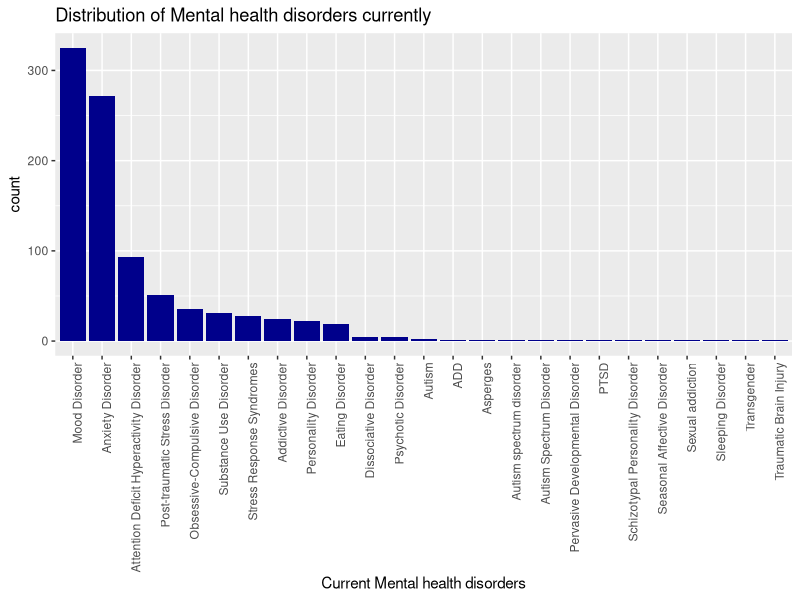
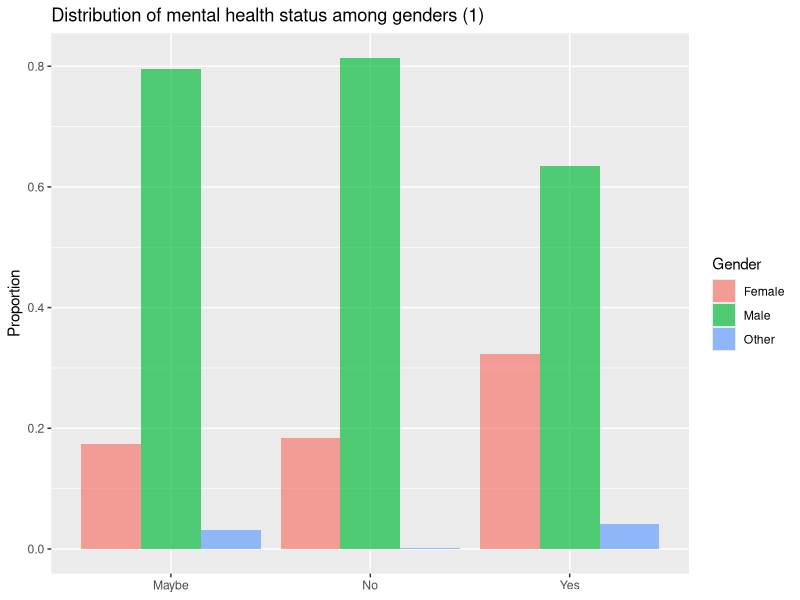
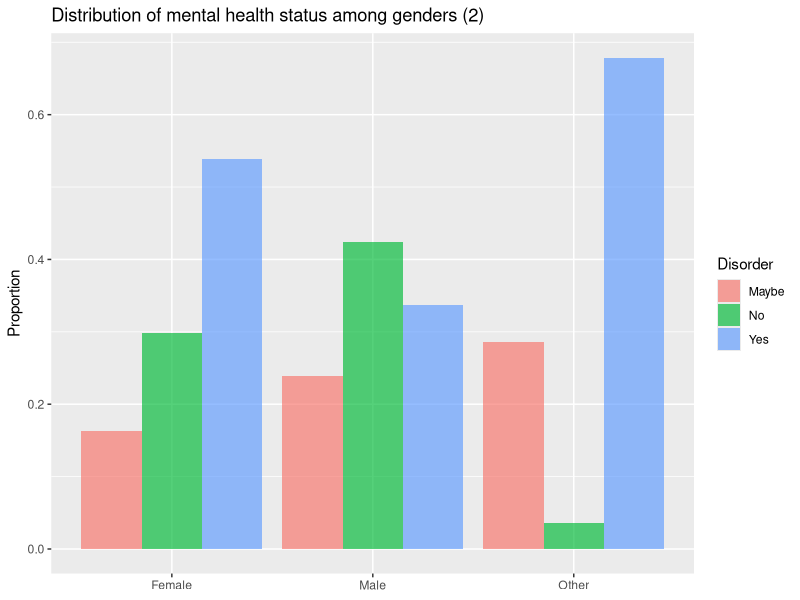
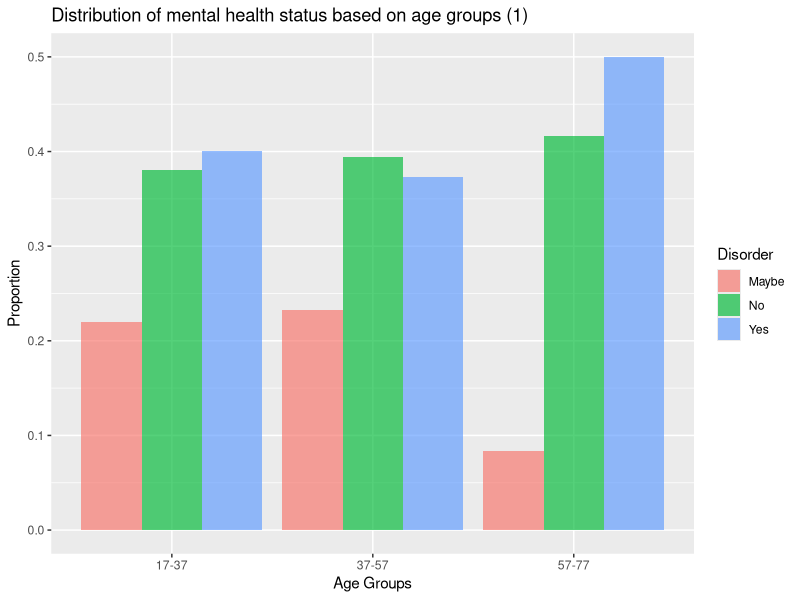
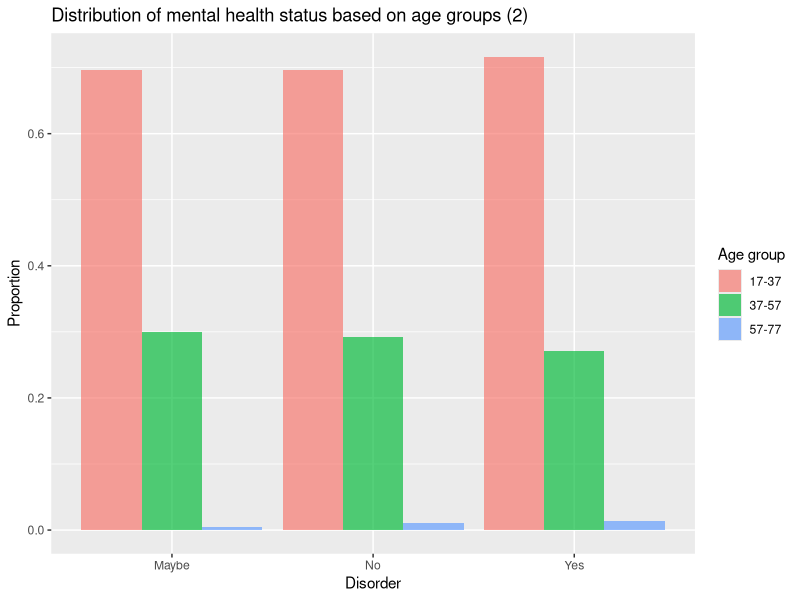
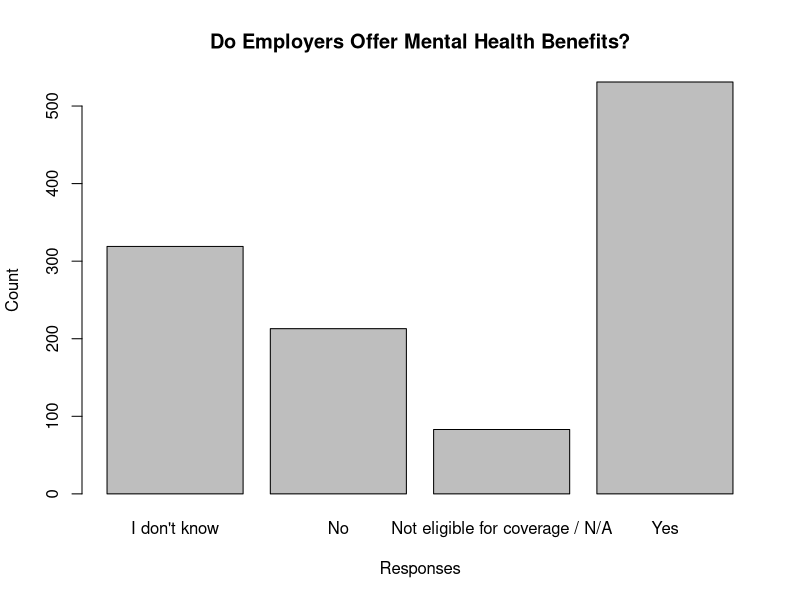
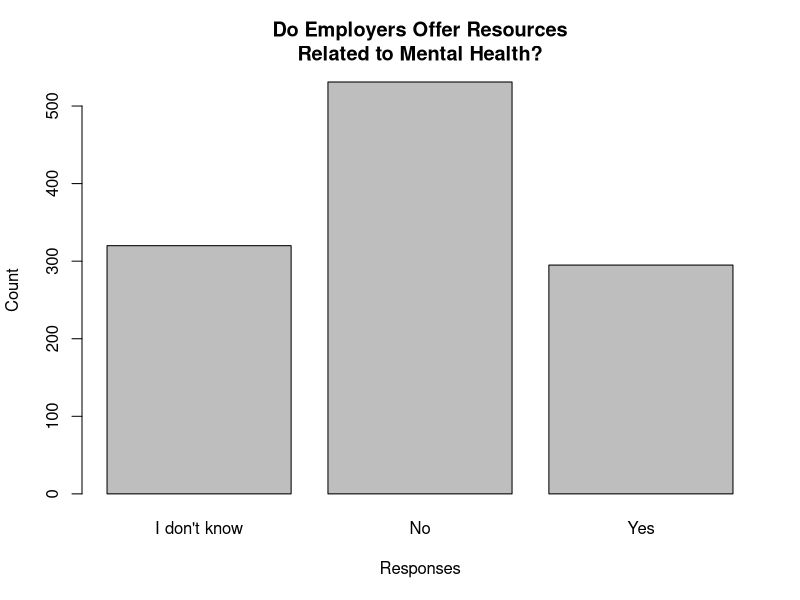
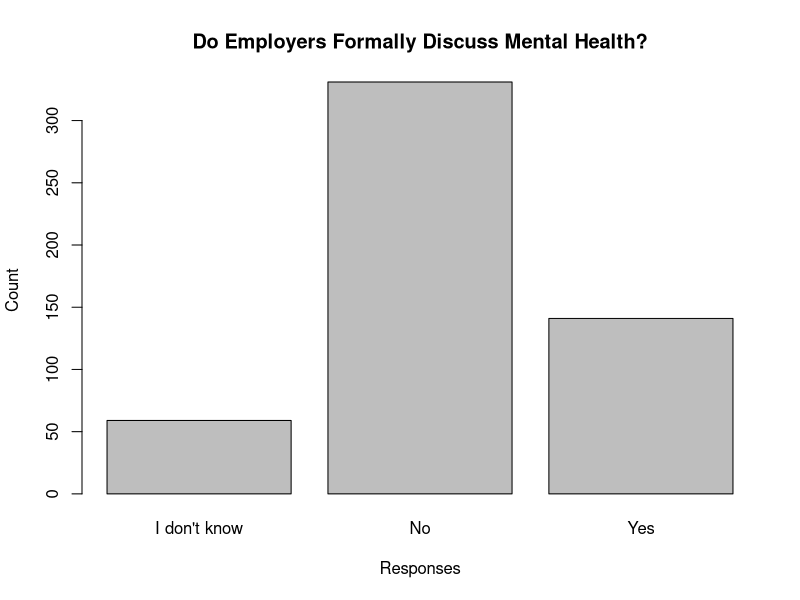

These figures' R source, in order:
## ---- chunk 1
knitr::opts_chunk$set(comment = NA)
library(dplyr)
library(tidyr)
library(ggplot2)
library(grid)
library(gridExtra)
library(knitr)
health <- read.csv("mentalsurvey_clean.csv")
## ---- chunk 2

#since some people have multiple disorders, we have to split them 
tmp = health %>% separate(mhd, 
                          sep = '\\|',
                          c('mhd_1', 'mhd_2', 'mhd_3', 'mhd_4', 'mhd_5',
                            'mhd_6', 'mhd_7', 'mhd_8', 'mhd_9'),
                          fill = 'right')


chk = tmp %>% select(matches('mhd_[1-9]'))

comb = as.vector(t(chk))
comb1 = comb[comb != ""&!is.na(comb)]

#Shortening the factor levels by splitting
disorders=sapply(strsplit(comb1, split = " \\("), `[`, 1)
dataf <- as.data.frame(matrix(disorders))
colnames(dataf)<- "Disorder"
#Removing inconsistent response
subdataf <- subset(dataf, disorders != "I haven\'t been formally diagnosed, so I felt uncomfortable answering, but Social Anxiety and Depression.")
count_disorder <-data.frame(count(subdataf, Disorder, sort = TRUE))
kable(count_disorder)
## ---- chunk 3

reorder_size <- function(x) {
  factor(x, levels = names(sort(table(x), decreasing = TRUE)))
}
#Plot to see the distribution of current mental health illness
p <- ggplot(data=subdataf, aes(x = reorder_size(Disorder)))+
  geom_bar(fill='dark blue')+
  theme(axis.text.x = element_text(angle = 90, hjust = 1))

p+xlab("Current Mental health disorders")+ggtitle("Distribution of Mental health disorders currently")
## ---- chunk 4
gender_disorder <- table(health$Do.you.currently.have.a.mental.health.disorder., health$gender)
gender_disorder
## ---- chunk 5
#Table: % of who may, don't or have mental disorder among genders
rowprop <- prop.table(gender_disorder,1) 
rowprop
## ---- chunk 6
dr1 <-as.data.frame(rowprop)
# Distribution of respondents among gender provided they may/have/donot have a mental diorder 
ggplot(data = dr1, aes(x =Var1 , y = Freq, fill = Var2)) + 
  geom_bar(stat = 'identity', position = 'dodge', alpha = 2/3) +              
  labs(x = NULL, y = 'Proportion', fill = 'Gender')+ggtitle('Distribution of mental health status among genders (1)')
## ---- chunk 7
#Table : % of each level gender who may, don't or have mental disorder
colprop <- prop.table(gender_disorder,2)
colprop
## ---- chunk 8
# Distribution of respondents who may/have/donot have a mental diorder over the gender
dr2 <-as.data.frame(colprop)
ggplot(data = dr2, aes(x =Var2 , y = Freq, fill = Var1)) + 
  geom_bar(stat = 'identity', position = 'dodge', alpha = 2/3) +              
  labs(x = NULL, y = 'Proportion', fill = 'Disorder')+ggtitle('Distribution of mental health status among genders (2)')
## ---- chunk 9
summary(health$age)
## ---- chunk 10
#Creating labels for age groups
labs <- c(paste(seq(17, 74, by = 20), seq(37, 80, by = 20),
                sep = "-"))
health$AgeGroup <- cut(health$age, breaks = c(seq(17, 74, by = 20), Inf), labels = labs, right = FALSE)

agegr <- table(health$Do.you.currently.have.a.mental.health.disorder.,health$AgeGroup)
ageprop <- prop.table(agegr,2)
ageprop
## ---- chunk 11
dfageprop <- as.data.frame(ageprop)

#Distribution of respondents reporting a mental disorder by age groups
ggplot(data = dfageprop, aes(x =Var2 , y = Freq, fill = Var1)) + 
  geom_bar(stat = 'identity', position = 'dodge', alpha = 2/3) +              
  labs(x = "Age Groups", y = 'Proportion', fill = 'Disorder')+ggtitle('Distribution of mental health status based on age groups (1)')
## ---- chunk 12
ageprop1 <- prop.table(agegr,1)
ageprop1
## ---- chunk 13
dfageprop1 <- as.data.frame(ageprop1)
ggplot(data = dfageprop1, aes(x =Var1 , y = Freq, fill = Var2)) + 
  geom_bar(stat = 'identity', position = 'dodge', alpha = 2/3) +              
  labs(x = "Disorder", y = 'Proportion', fill = 'Age group')+ggtitle('Distribution of mental health status based on age groups (2)')
## ---- chunk 14
table(health$What.US.state.or.territory.do.you.live.in. , health$Do.you.currently.have.a.mental.health.disorder.)
## ---- chunk 15
#Creating a table for the variable "Does your employer provide mental health benefits as part of healthcare coverage?""

table(health$Does.your.employer.provide.mental.health.benefits.as.part.of.healthcare.coverage.)

barplot(table(health$Does.your.employer.provide.mental.health.benefits.as.part.of.healthcare.coverage.), xlab = "Responses", ylab = "Count", main = "Do Employers Offer Mental Health Benefits?")

## ---- chunk 16
table(health$Does.your.employer.offer.resources.to.learn.more.about.mental.health.concerns.and.options.for.seeking.help.)

barplot(table(health$Does.your.employer.offer.resources.to.learn.more.about.mental.health.concerns.and.options.for.seeking.help.), xlab = "Responses", ylab = "Count", main = "Do Employers Offer Resources\nRelated to Mental Health?")
## ---- chunk 17
Company<-subset(health, Does.your.employer.provide.mental.health.benefits.as.part.of.healthcare.coverage.=="Yes")

## ---- chunk 18
#Creating a table for for the variable related to employers formally discussing mental health with employees
table(Company$Has.your.employer.ever.formally.discussed.mental.health..for.example..as.part.of.a.wellness.campaign.or.other.official.communication..)
#Computing the percentage
percent<-table(Company$Has.your.employer.ever.formally.discussed.mental.health..for.example..as.part.of.a.wellness.campaign.or.other.official.communication..)/length(Company$Has.your.employer.ever.formally.discussed.mental.health..for.example..as.part.of.a.wellness.campaign.or.other.official.communication..)
#The parameter percent gives us the value of the percenntage needed
percent
## ---- chunk 19
Company<-droplevels(Company)
barplot(table(Company$Has.your.employer.ever.formally.discussed.mental.health..for.example..as.part.of.a.wellness.campaign.or.other.official.communication..), xlab = "Responses", ylab = "Count", main = "Do Employers Formally Discuss Mental Health?")

## ---- chunk 20
knitr::opts_chunk$set(echo = TRUE)
#Creating a table with gender and mental health responses
tab <- table(health$Do.you.think.that.discussing.a.mental.health.disorder.with.your.employer.would.have.negative.consequences., health$gender)
tab
## ---- chunk 21
#Creating a table with gender and physical health responses
tab1 <- table(health$Do.you.think.that.discussing.a.physical.health.issue.with.your.employer.would.have.negative.consequences., health$gender)
tab1
## ---- chunk 22
#creating the combined plot
tabdf <- as.data.frame(tab)
tab1df <- as.data.frame(tab1)

plot1 <- ggplot(data = tabdf, aes(x = Var1, y =Freq, fill = Var2)) + 
  geom_bar(stat = 'identity', position = 'dodge', alpha = 2/3) +              
  labs(x = "Mental health disorders", y = 'count')+ theme(legend.position='none')

plot2 <- ggplot(data = tab1df, aes(x = Var1, y =Freq, fill = Var2)) + 
  geom_bar(stat = 'identity', position = 'dodge', alpha = 2/3) +              
  labs(x = "Physical health disorders", y = 'count', fill = 'Gender')
title1=textGrob("Negative consequences: Mental vs Physial", gp=gpar(fontface="bold"))
grid.arrange(plot1, plot2,ncol=2,top = title1, widths = c(3/4,1))
## ---- chunk 23
ggplot(health, aes(x = health$Do.you.think.that.discussing.a.mental.health.disorder.with.previous.employers.would.have.negative.consequences.)) + geom_bar() + ggtitle("Discussing mental health disorder with previous\nemployer resulting in negative consequences") + xlab("Response") + ylab("Count") + theme(axis.title=element_text(size=12))
summary(health$Do.you.think.that.discussing.a.mental.health.disorder.with.previous.employers.would.have.negative.consequences.)
## ---- chunk 24
ggplot(health, aes(x = health$Do.you.think.that.discussing.a.mental.health.disorder.with.your.employer.would.have.negative.consequences.)) + geom_bar() + ggtitle("Discussing mental health disorder with\ncurrent employer resulting in negative consequences") + xlab("Response") + ylab("Count") + theme(axis.title=element_text(size=12))
summary(health$Do.you.think.that.discussing.a.mental.health.disorder.with.your.employer.would.have.negative.consequences.)
## ---- chunk 25
m1<-table(health$Do.you.think.that.discussing.a.mental.health.disorder.with.previous.employers.would.have.negative.consequences., health$Do.you.think.that.discussing.a.mental.health.disorder.with.your.employer.would.have.negative.consequences.)
chisq.test(m1)
## ---- chunk 26
#Put company size in order
health$CompanySize  = factor(health$How.many.employees.does.your.company.or.organization.have, levels=c("1-5", "6-25", "26-100", "100-500", "500-1000", "More than 1000"))
#Modify Labels for Anonymity Policies
health$AnonPolicies2 <- factor(health$Is.your.anonymity.protected.if.you.choose.to.take.advantage.of.mental.health.or.substance.abuse.treatment.resources.provided.by.your.employer.,
levels = c("I don't know", "No", "Yes"),
labels = c("Don't Know", "No", "Yes"))
#Create subset
AnoymityPolicies_By_CompanySize <- table(health$AnonPolicies2, health$CompanySize)
## ---- chunk 27
#Print Cross-tab table
kable(AnoymityPolicies_By_CompanySize)
## ---- chunk 28
#Create a proportions table by Row
kable(prop.table(AnoymityPolicies_By_CompanySize, 2))
## ---- chunk 29
#Do a chi-squared test
chisq.test(AnoymityPolicies_By_CompanySize)
## ---- chunk 30
#Create visualization
AnoymityPolicies_By_CompanySize_Viz <- ggplot(health, aes(x = health$AnonPolicies2))+geom_bar(fill="purple")+facet_wrap(~health$CompanySize, scales="free_y") + ggtitle("Anonymity Protections by Comapny Size") + xlab("Perceived Difficulty Level") + ylab("Count")+ theme(axis.title=element_text(size=12))
AnoymityPolicies_By_CompanySize_Viz
## ---- chunk 31
#Add labels to tech company org question
health$TechCompany2 <- factor(health$Is.your.employer.primarily.a.tech.company.organization.,
levels = c(0, 1),
labels = c("Not primarily tech", "Primarily Tech"))
#Create a subset
AnonymityPolicies_by_TechCompany <- table(health$Is.your.anonymity.protected.if.you.choose.to.take.advantage.of.mental.health.or.substance.abuse.treatment.resources.provided.by.your.employer., health$TechCompany2)
## ---- chunk 32
#Print Cross-tab table
kable(AnonymityPolicies_by_TechCompany)
## ---- chunk 33
#Create a proportions table by Row
kable(prop.table(AnonymityPolicies_by_TechCompany, 2))
## ---- chunk 34
#Do a chi-squared test
chisq.test(AnonymityPolicies_by_TechCompany)
## ---- chunk 35
#Create Visualization
AnonymityPolicies_by_TechCompany_viz <- ggplot(health, aes(x = health$Is.your.anonymity.protected.if.you.choose.to.take.advantage.of.mental.health.or.substance.abuse.treatment.resources.provided.by.your.employer.))+geom_bar(fill="blue")+facet_wrap(health$TechCompany2 ~ ., scales="free_y") + ggtitle("Anonymity Protections for Tech\nvs.Non-Tech Companies") + xlab("Is your anonymity protected?") + ylab("Count") + theme(axis.title=element_text(size=12))
AnonymityPolicies_by_TechCompany_viz
## ---- chunk 36
#Modify Labels for Perceived Leave Difficulty QUestion (ideal if we can get it to fit)
health$perceivedleavediff1 <- factor(health$If.a.mental.health.issue.prompted.you.to.request.a.medical.leave.from.work..asking.for.that.leave.would.be.,
levels = c("Very easy", "Somewhat easy", "Neither easy nor difficult","Somewhat difficult", "Very difficult", "I don't know"),
labels = c("Very easy (VE)", "Somewhat Easy (SE)", "Neutral (N)", "Somewhat Hard (SH)", "Very Hard (VH)", "Don't Know (DK)"))
#Modify Labels for Perceived Leave Difficulty Question (if health$perceivedleavediff1 does not fit, use this as an alternate)
health$perceivedleavediff2 <- factor(health$If.a.mental.health.issue.prompted.you.to.request.a.medical.leave.from.work..asking.for.that.leave.would.be.,
levels = c("Very easy", "Somewhat easy", "Neither easy nor difficult","Somewhat difficult", "Very difficult", "I don't know"),
labels = c("VE", "SE", "N", "SH", "VH", "DK"))
#Create a subset
LeaveDiffbyGender <- table(health$perceivedleavediff1, health$gender)
## ---- chunk 37
#Print Crosstab
kable(LeaveDiffbyGender)
## ---- chunk 38
#Create Proportions table
kable(prop.table(LeaveDiffbyGender, 2))
## ---- chunk 39
#Run chi-squared test
chisq.test(LeaveDiffbyGender)
## ---- chunk 40
#Create Visualization
LeaveDiffbyGender_Viz <- ggplot(health, aes(x = health$perceivedleavediff2))+geom_bar(fill="orange")+facet_wrap(health$gender ~ ., scales="free_y") + ggtitle("Perceived Difficulty of Asking for Leave by Gender") + xlab("Perceived Difficulty Level") + ylab("Count") + theme(axis.title=element_text(size=12))
LeaveDiffbyGender_Viz
## ---- chunk 41
#Do the AgeGroup Variable
labs <- c(paste(seq(17, 74, by = 20), seq(37, 80, by = 20),
                sep = "-"))
health$AgeGroup <- cut(health$age, breaks = c(seq(17, 74, by = 20), Inf), labels = labs, right = FALSE)
#Create dataframe
LeaveDiffbyAge <- table(health$perceivedleavediff1, health$AgeGroup)
## ---- chunk 42
#Print Crosstab table
kable(LeaveDiffbyAge)
## ---- chunk 43
#Create Proportions table
kable(prop.table(LeaveDiffbyAge, 2))
## ---- chunk 44
chisq.test(LeaveDiffbyAge)
## ---- chunk 45
#Create Visualization
LeaveDiffbyAge_Viz <- ggplot(health, aes(x = health$perceivedleavediff2))+geom_bar(fill = "orange")+facet_wrap(health$AgeGroup ~ ., scales="free_y") + ggtitle("Perceived Difficulty of Asking for Leave by Age Group") + xlab("Perceived Difficulty Level") + ylab("Count") + theme(axis.title=element_text(size=12))
LeaveDiffbyAge_Viz
## ---- chunk 46
#Create subset
LeaveDiffbyCompanySize <- table(health$perceivedleavediff1, health$CompanySize)
## ---- chunk 47
#Print Crosstab Table
kable(LeaveDiffbyCompanySize)
## ---- chunk 48
kable(prop.table(LeaveDiffbyCompanySize, 2))
## ---- chunk 49
chisq.test(LeaveDiffbyCompanySize)
## ---- chunk 50
#Create Visualization
LeaveDiffbyCompanySize_viz <- ggplot(health, aes(x = health$perceivedleavediff2))+geom_bar(fill = "orange")+facet_wrap(health$CompanySize~ ., scales="free_y") + ggtitle("Perceived Difficulty of Asking for Leave\nby Company Size") + xlab("Perceived Difficulty Level") + ylab("Count")
LeaveDiffbyCompanySize_viz
## ---- chunk 51
#Modify Labels for mental health benefit provision question
health$MHBenefit2 <- factor(health$Does.your.employer.provide.mental.health.benefits.as.part.of.healthcare.coverage.,
levels = c("I don't know", "No", "Not eligible for coverage / N/A","Yes"),
labels = c("Don't Know", "No", "Ineligible/NA", "Yes"))
#Create the subset
LeaveDiffbyMHBenefit <- table(health$perceivedleavediff1, health$MHBenefit2)
## ---- chunk 52
#Print the Crosstab Table
kable(LeaveDiffbyMHBenefit)
## ---- chunk 53
#Print the Crosstab Table
kable(prop.table(LeaveDiffbyMHBenefit, 2))
## ---- chunk 54
#Run Chi-squared test
chisq.test(LeaveDiffbyMHBenefit)
## ---- chunk 55
#Create Visualization
LeaveDiffbyMHBenefit_viz <- ggplot(health, aes(x = health$perceivedleavediff2))+geom_bar(fill = "dark green")+facet_wrap(~ health$MHBenefit2, scales="free_y") + ggtitle("Perceived Difficulty of Asking for Leave by Mental\nHealth Benefit Provision") + xlab("Perceived Difficulty Level") + ylab("Count") + theme(axis.title=element_text(size=12))
LeaveDiffbyMHBenefit_viz
## ---- chunk 56
#Create the subset
LeaveDiffbyMHDiscussion <- table(health$perceivedleavediff1, health$Has.your.employer.ever.formally.discussed.mental.health..for.example..as.part.of.a.wellness.campaign.or.other.official.communication..)
## ---- chunk 57
#Print crosstab table
kable(LeaveDiffbyMHDiscussion)
## ---- chunk 58
#Create proportions table
kable(prop.table(LeaveDiffbyMHDiscussion, 2))
## ---- chunk 59
#Run chi-squared test
chisq.test(LeaveDiffbyMHDiscussion)
## ---- chunk 60
#Create Visualization
LeaveDiffbyMHDiscussion_viz <- ggplot(health, aes(x = health$perceivedleavediff2))+geom_bar(fill = "dark green")+facet_wrap( health$Has.your.employer.ever.formally.discussed.mental.health..for.example..as.part.of.a.wellness.campaign.or.other.official.communication.. ~., scales="free_y") + ggtitle("Perceived Difficulty of Asking for \nLeave by Mental Health\nDiscussion by Employer") + xlab("Perceived Difficulty Level") + ylab("Count") + theme(axis.title=element_text(size=12))
LeaveDiffbyMHDiscussion_viz
## ---- chunk 61
#Creating the subset
LeaveDiffbyOtherMHResources <- table(health$perceivedleavediff1, health$Does.your.employer.offer.resources.to.learn.more.about.mental.health.concerns.and.options.for.seeking.help.)
## ---- chunk 62
#Print the crosstab
kable(LeaveDiffbyOtherMHResources)
## ---- chunk 63
#Create the proportions table
kable(prop.table(LeaveDiffbyOtherMHResources, 2))
## ---- chunk 64
#Run chi-squared test
chisq.test(LeaveDiffbyOtherMHResources)
## ---- chunk 65
#Create visualization
LeaveDiffbyOtherMHResources_viz <- ggplot(health, aes(x = health$perceivedleavediff2))+geom_bar(fill = "dark green")+facet_wrap( health$Does.your.employer.offer.resources.to.learn.more.about.mental.health.concerns.and.options.for.seeking.help. ~., scales="free_y") + ggtitle("Perceived Difficulty of Asking for Leave by Mental\nHealth Resource Provision") + xlab("Perceived Difficulty Level") + ylab("Count") + theme(axis.title=element_text(size=12))
LeaveDiffbyOtherMHResources_viz
## ---- chunk 66
#Modify Labels for poor response to mental health issue question to make them shorter
health$expwpoorMHresponse <- factor(health$Have.you.observed.or.experienced.an.unsupportive.or.badly.handled.response.to.a.mental.health.issue.in.your.current.or.previous.workplace.,
levels = c("Maybe/Not sure", "N/A", "No","Yes, I experienced", "Yes, I observed"),
labels = c("Don't Know", "N/A", "No", "Yes, experienced", "Yes, observed"))
#Create subset
LeaveDiffbyPoorResponse <- table(health$perceivedleavediff1, health$expwpoorMHresponse)
## ---- chunk 67
#Create table
kable(LeaveDiffbyPoorResponse)
## ---- chunk 68
#Create proportions table
kable(prop.table(LeaveDiffbyPoorResponse, 2))
## ---- chunk 69
chisq.test(LeaveDiffbyPoorResponse)
## ---- chunk 70
#Create Visualization
LeaveDiffbyPoorResponse_viz <- ggplot(health, aes(x = health$perceivedleavediff2))+geom_bar(fill = "red")+facet_wrap(health$expwpoorMHresponse ~., scales="free_y") + ggtitle("Perceived Difficulty of Asking for Leave by Experience\nwith Poor Mental health Response") + xlab("Perceived Difficulty Level") + ylab("Count") + theme(axis.title=element_text(size=12))
LeaveDiffbyPoorResponse_viz
## ---- chunk 71
#Create subset
DiscMHBossbyGender <- table(health$Would.you.feel.comfortable.discussing.a.mental.health.disorder.with.your.direct.supervisor.s.., health$gender)
## ---- chunk 72
#Create crosstab
kable(DiscMHBossbyGender)
## ---- chunk 73
#Create proportion table
kable(prop.table(DiscMHBossbyGender, 2))
## ---- chunk 74
#Run chi-squared test
chisq.test(DiscMHBossbyGender)
## ---- chunk 75
#Create visualization
DiscMHBossbyGender_viz <- ggplot(health, aes(x = health$Would.you.feel.comfortable.discussing.a.mental.health.disorder.with.your.direct.supervisor.s..))+geom_bar(fill = "orange")+facet_wrap(~ health$gender, scales="free_y") + ggtitle("Comfort with Discussing Mental Health\nDisorder with Supervisor by Gender") + xlab("Would you feel comfortable discussing a mental health\ndisorder with your supervisor?") + ylab("Count") + theme(axis.title=element_text(size=12), axis.text=element_text(size=10))
DiscMHBossbyGender_viz 
## ---- chunk 76
#Create subset
DiscMHBossbyAge <- table(health$Would.you.feel.comfortable.discussing.a.mental.health.disorder.with.your.direct.supervisor.s.., health$AgeGroup)
## ---- chunk 77
#Run crosstab table
kable(DiscMHBossbyAge)
## ---- chunk 78
kable(prop.table(DiscMHBossbyAge, 2))
## ---- chunk 79
chisq.test(DiscMHBossbyAge)
## ---- chunk 80
DiscMHBossbyAge_viz <- ggplot(health, aes(x = health$Would.you.feel.comfortable.discussing.a.mental.health.disorder.with.your.direct.supervisor.s..))+geom_bar(fill = "orange")+facet_wrap(health$AgeGroup ~., scales="free_y") + ggtitle("Comfort with Discussing Mental Health\n Disorder with Supervisor by Age") + xlab("Would you feel comfortable discussing a mental health\ndisorder with your supervisor?") + ylab("Count") + theme(axis.title=element_text(size=12), axis.text=element_text(size=10))
DiscMHBossbyAge_viz
## ---- chunk 81
#Creating subset
DiscMHBossbyCompSize <- table(health$Would.you.feel.comfortable.discussing.a.mental.health.disorder.with.your.direct.supervisor.s.., health$CompanySize)
## ---- chunk 82
#Creating the crosstab
kable(DiscMHBossbyCompSize)
## ---- chunk 83
#Create the proportions table
kable(prop.table(DiscMHBossbyCompSize, 2))
## ---- chunk 84
#Run chi-squared test
chisq.test(DiscMHBossbyCompSize)
## ---- chunk 85
#Create visualization
DiscMHBossbyCompSize_viz <- ggplot(health, aes(x = health$Would.you.feel.comfortable.discussing.a.mental.health.disorder.with.your.direct.supervisor.s..))+geom_bar(fill = "purple")+facet_wrap(health$CompanySize ~., scales="free_y") + ggtitle("Comfort with Discussion of Mental Health\nDisorder with Supervisor by Company Size") + xlab("Would you feel comfortable discussing a mental health\ndisorder with your supervisor?") + ylab("Count") + theme(axis.title=element_text(size=12), axis.text=element_text(size=10))
DiscMHBossbyCompSize_viz
## ---- chunk 86
#Create subset
DiscMHBossbyPoorResponse1 <- table(health$Would.you.feel.comfortable.discussing.a.mental.health.disorder.with.your.direct.supervisor.s.., health$Have.you.observed.or.experienced.an.unsupportive.or.badly.handled.response.to.a.mental.health.issue.in.your.current.or.previous.workplace.)
## ---- chunk 87
#Create crosstab table
kable(DiscMHBossbyPoorResponse1)
## ---- chunk 88
#Create proportions table
kable(prop.table(DiscMHBossbyPoorResponse1, 2))
## ---- chunk 89
#Run chi-squared test
chisq.test(DiscMHBossbyPoorResponse1)
## ---- chunk 90
#Create visualization
DiscMHBossbyPoorResponse1_viz <- ggplot(health, aes(x = health$Would.you.feel.comfortable.discussing.a.mental.health.disorder.with.your.direct.supervisor.s..))+geom_bar(fill = "red")+facet_wrap(health$Have.you.observed.or.experienced.an.unsupportive.or.badly.handled.response.to.a.mental.health.issue.in.your.current.or.previous.workplace. ~., scales="free_y") + ggtitle("Comfort with Discussing Mental Health with\nSupervisor by Experience \nwith Poor Workplace Response") + xlab("Would you feel comfortable discussing a mental health\ndisorder with your supervisor?") + ylab("Count") + theme(axis.title=element_text(size=12), axis.text=element_text(size=10))
DiscMHBossbyPoorResponse1_viz
## ---- chunk 91
#Modify Labels for perception of mental health disclosure impact
health$negimp <- factor(health$Do.you.think.that.discussing.a.mental.health.disorder.with.your.employer.would.have.negative.consequences.,
levels = c("Maybe", "No", "Yes"),
labels = c("Maybe Expect Impact", "Do Not Expect Impact", "Expect Impact"))
#create subset
DiscMHBossbyNegImpact <- table(health$Would.you.feel.comfortable.discussing.a.mental.health.disorder.with.your.direct.supervisor.s.., health$negimp)
## ---- chunk 92
kable(DiscMHBossbyNegImpact)
## ---- chunk 93
kable(prop.table(DiscMHBossbyNegImpact, 2))
## ---- chunk 94
chisq.test(DiscMHBossbyNegImpact)
## ---- chunk 95
DiscMHBossbyNegImpact_viz <- ggplot(health, aes(x = health$Would.you.feel.comfortable.discussing.a.mental.health.disorder.with.your.direct.supervisor.s..))+geom_bar(fill = "red")+facet_wrap(health$negimp ~., scales="free_y") + ggtitle("Comfort with Discussing Mental Health disorder\nwith Supervisor by Perception of Negative Impact") + xlab("Would you feel comfortable discussing a mental health disorder\nwith your supervisor?") + ylab("Count") + theme(axis.title=element_text(size=12), axis.text=element_text(size=10))
DiscMHBossbyNegImpact_viz
## ---- chunk 96
#Create subset
DiscMHCoworkerbyGender <- table(health$Would.you.feel.comfortable.discussing.a.mental.health.disorder.with.your.coworkers., health$gender)
## ---- chunk 97
kable(DiscMHCoworkerbyGender)
## ---- chunk 98
kable(prop.table(DiscMHCoworkerbyGender, 2))
## ---- chunk 99
chisq.test(DiscMHCoworkerbyGender)
## ---- chunk 100
DiscMHCoworkerbyGender_viz <- ggplot(health, aes(x = health$Would.you.feel.comfortable.discussing.a.mental.health.disorder.with.your.coworkers.))+geom_bar(fill = "orange")+facet_wrap(health$gender ~., scales="free_y") + ggtitle("Comfort with Discussing Mental Health\nDisorder with Coworkers by Gender") + xlab("Would you feel comfortable discussing a mental health\ndisorder with your coworkers?") + ylab("Count") + theme(axis.title=element_text(size=12), axis.text=element_text(size=10))
DiscMHCoworkerbyGender_viz
## ---- chunk 101
#Create subset
DiscMHCoworkerbyAge <- table(health$Would.you.feel.comfortable.discussing.a.mental.health.disorder.with.your.coworkers., health$AgeGroup)
## ---- chunk 102
kable(DiscMHCoworkerbyAge)
## ---- chunk 103
kable(prop.table(DiscMHCoworkerbyAge, 2))
## ---- chunk 104
chisq.test(DiscMHCoworkerbyAge)
## ---- chunk 105
DiscMHCoworkerbyAge_viz <- ggplot(health, aes(x = health$Would.you.feel.comfortable.discussing.a.mental.health.disorder.with.your.coworkers.))+geom_bar(fill = "orange")+facet_wrap(health$AgeGroup ~., scales="free_y") + ggtitle("Comfort with Discussing Mental Health\nDisorder with Coworkers by Age Group") + xlab("Would you feel comfortable discussing a mental health\ndisorder with your coworkers?") + ylab("Count") + theme(axis.title=element_text(size=12), axis.text=element_text(size=10))
DiscMHCoworkerbyAge_viz
## ---- chunk 106
#Create subset
DiscMHCoworkerbyCompSize <- table(health$Would.you.feel.comfortable.discussing.a.mental.health.disorder.with.your.coworkers., health$CompanySize)
## ---- chunk 107
#Create crosstab table
kable(DiscMHCoworkerbyCompSize)
## ---- chunk 108
#Create proportions table
kable(prop.table(DiscMHCoworkerbyCompSize, 2))
## ---- chunk 109
#Chi-Squared (the p value is small)
chisq.test(DiscMHCoworkerbyCompSize)
## ---- chunk 110
DiscMHCoworkerbyCompSize_viz <- ggplot(health, aes(x = health$Would.you.feel.comfortable.discussing.a.mental.health.disorder.with.your.coworkers.))+geom_bar(fill = "purple")+facet_wrap(health$CompanySize ~., scales="free_y") + ggtitle("Comfort with Discussing Mental health\nDisorder with Coworkers by Company Size") + xlab("Would you feel comfortable discussing a mental health\ndisorder with your coworkers?") + ylab("Count") + theme(axis.title=element_text(size=12), axis.text=element_text(size=10))
DiscMHCoworkerbyCompSize_viz
## ---- chunk 111
#create subset
DiscMHCoworkerbyPoorResponse <- table(health$Would.you.feel.comfortable.discussing.a.mental.health.disorder.with.your.coworkers., health$Have.you.observed.or.experienced.an.unsupportive.or.badly.handled.response.to.a.mental.health.issue.in.your.current.or.previous.workplace.)
## ---- chunk 112
kable(DiscMHCoworkerbyPoorResponse)
## ---- chunk 113
kable(prop.table(DiscMHCoworkerbyPoorResponse, 2))
## ---- chunk 114
chisq.test(DiscMHCoworkerbyPoorResponse)
## ---- chunk 115
DiscMHCoworkerbyPoorResponse_viz <- ggplot(health, aes(x = health$Would.you.feel.comfortable.discussing.a.mental.health.disorder.with.your.coworkers.))+geom_bar(fill="red")+facet_wrap(health$Have.you.observed.or.experienced.an.unsupportive.or.badly.handled.response.to.a.mental.health.issue.in.your.current.or.previous.workplace. ~., scales="free_y") + ggtitle("Comfort with Discussing Mental health disorders\nwith Coworkers by Experience with\npoor Workplace Response\nto mental health") + xlab("Would you feel comfortable discussing a mental health\ndisorder with your coworkers?") + ylab("Count") + theme(axis.title=element_text(size=12), axis.text=element_text(size=10))
DiscMHCoworkerbyPoorResponse_viz
## ---- chunk 116
#Modify Labels for perception of mental health disclosure impact by coworkers
health$negimpco <- factor(health$Do.you.think.that.team.members.co.workers.would.view.you.more.negatively.if.they.knew.you.suffered.from.a.mental.health.issue.,
levels = c("Maybe", "No, I don't think they would", "No, they do not", "Yes, I think they would", "Yes, they do"),
labels = c("Maybe", "No, don't think so", "No, they don't", "Yes, think so", "Yes, they do"))
#create subset
DiscMHCoworkerbyNegView <- table(health$Would.you.feel.comfortable.discussing.a.mental.health.disorder.with.your.coworkers., health$Do.you.think.that.team.members.co.workers.would.view.you.more.negatively.if.they.knew.you.suffered.from.a.mental.health.issue.)
## ---- chunk 117
kable(DiscMHCoworkerbyNegView)
## ---- chunk 118
kable(prop.table(DiscMHCoworkerbyNegView, 2))
## ---- chunk 119
chisq.test(DiscMHCoworkerbyNegView)
## ---- chunk 120
DiscMHCoworkerbyNegView_viz <- ggplot(health, aes(x = health$Would.you.feel.comfortable.discussing.a.mental.health.disorder.with.your.coworkers.))+geom_bar(fill = "red")+facet_wrap(health$negimpco ~., scales="free_y") + ggtitle("Comfort with discussing Mental Health Disorder with\n Coworkers by Perceived Negative Impact") + xlab("Would you feel comfortable discussing a mental health\ndisorder with your coworkers?") + ylab("Count") + theme(axis.title=element_text(size=12), axis.text=element_text(size=10))
DiscMHCoworkerbyNegView_viz
## ---- chunk 121
ggplot(health, aes(x = health$Do.you.think.that.discussing.a.mental.health.disorder.with.previous.employers.would.have.negative.consequences.)) + geom_bar() + ggtitle("Discussing mental health disorder with previous\nemployer resulting in negative consequences") + xlab("Response") + ylab("Count")
summary(health$Do.you.think.that.discussing.a.mental.health.disorder.with.previous.employers.would.have.negative.consequences.)

## ---- chunk 122
ggplot(health, aes(x = health$Do.you.think.that.discussing.a.mental.health.disorder.with.your.employer.would.have.negative.consequences.)) + geom_bar() + ggtitle("Discussing mental health disorder with current\nemployer resulting in negative consequences") + xlab("Response") + ylab("Count")
summary(health$Do.you.think.that.discussing.a.mental.health.disorder.with.your.employer.would.have.negative.consequences.)

## ---- chunk 123
t1<-table(health$Do.you.think.that.discussing.a.mental.health.disorder.with.previous.employers.would.have.negative.consequences., health$Do.you.think.that.discussing.a.mental.health.disorder.with.your.employer.would.have.negative.consequences.)
chisq.test(t1)
## ---- chunk 124
ggplot(health, aes(x = health$Do.you.think.that.discussing.a.mental.health.disorder.with.previous.employers.would.have.negative.consequences.)) + geom_bar() + ggtitle("Discussing mental health disorder with previous\nemployer resulting in negative consequences") + xlab("Response") + ylab("Count")
summary(health$Do.you.think.that.discussing.a.mental.health.disorder.with.previous.employers.would.have.negative.consequences.)
## ---- chunk 125
p+xlab("Current Mental health disorders")+ggtitle("Distribution of Mental health disorders currently")
